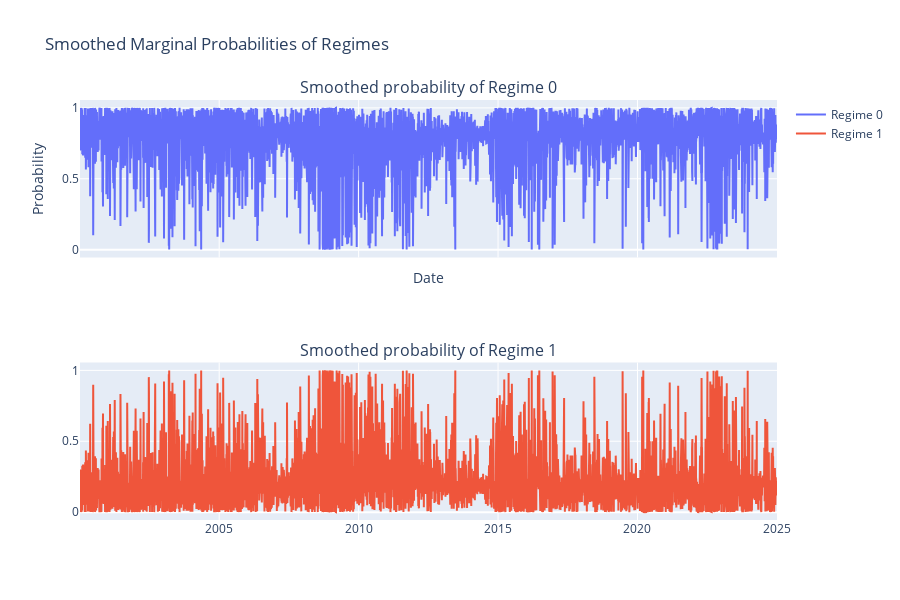

The code cell stored with this chart in its notebook:
### Code cell
probs = ms_res.smoothed_marginal_probabilities
probs_index = probs.index.to_timestamp()


# Output smoothed probabilities in subplots
fig = sp.make_subplots(rows=2, cols=1, shared_xaxes=True,
                       subplot_titles=("Smoothed probability of Regime 0", 
                                       "Smoothed probability of Regime 1"))

# Regime 0
fig.add_trace(
    go.Scatter(x=probs_index, y=probs[0], mode='lines', name='Regime 0'),
    row=1, col=1
)

# Regime 1
fig.add_trace(
    go.Scatter(x=probs_index, y=probs[1], mode='lines', name='Regime 1'),
    row=2, col=1
)

fig.update_layout(
    height=600, width=900,
    title="Smoothed Marginal Probabilities of Regimes",
    xaxis_title="Date",
    yaxis_title="Probability"
)

fig.show()

### Figure 1 — Plotly figure (JSON) as saved in the notebook; plotly's stock layout.template omitted (floating-point values rounded to 4 significant figures; data arrays with more than 128 entries replaced by an {"elided": "..."} marker saying what was removed)
{"data": [{"mode": "lines", "name": "Regime 0", "type": "scatter", "x": {"elided": "9127 str values"}, "xaxis": "x", "y": {"elided": "9127 float values"}, "yaxis": "y"}, {"mode": "lines", "name": "Regime 1", "type": "scatter", "x": {"elided": "9127 str values"}, "xaxis": "x2", "y": {"elided": "9127 float values"}, "yaxis": "y2"}], "layout": {"annotations": [{"font": {"size": 16}, "showarrow": false, "text": "Smoothed probability of Regime 0", "x": 0.5, "xanchor": "center", "xref": "paper", "y": 1, "yanchor": "bottom", "yref": "paper"}, {"font": {"size": 16}, "showarrow": false, "text": "Smoothed probability of Regime 1", "x": 0.5, "xanchor": "center", "xref": "paper", "y": 0.375, "yanchor": "bottom", "yref": "paper"}], "height": 600, "title": {"text": "Smoothed Marginal Probabilities of Regimes"}, "width": 900, "xaxis": {"anchor": "y", "domain": [0, 1], "matches": "x2", "showticklabels": false, "title": {"text": "Date"}}, "xaxis2": {"anchor": "y2", "domain": [0, 1]}, "yaxis": {"anchor": "x", "domain": [0.625, 1], "title": {"text": "Probability"}}, "yaxis2": {"anchor": "x2", "domain": [0, 0.375]}}}
